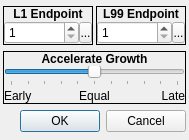
<?xml version="1.0" encoding="UTF-8"?>
<ui version="4.0">
 <class>SpecifyEndpoints</class>
 <widget class="QDialog" name="SpecifyEndpoints">
  <property name="geometry">
   <rect>
    <x>0</x>
    <y>0</y>
    <width>189</width>
    <height>140</height>
   </rect>
  </property>
  <property name="sizePolicy">
   <sizepolicy hsizetype="Fixed" vsizetype="Fixed">
    <horstretch>0</horstretch>
    <verstretch>0</verstretch>
   </sizepolicy>
  </property>
  <property name="windowTitle">
   <string>SpecifyEndpoints</string>
  </property>
  <property name="windowIcon">
   <iconset resource="gui_icons.qrc">
    <normaloff>:/icons/openrpgmaker.png</normaloff>:/icons/openrpgmaker.png</iconset>
  </property>
  <property name="styleSheet">
   <string notr="true">.QFrame
{
	border-width: 1px;
	border-style: solid;
	border-color: palette(window-text);
}

.QFrame&gt;QLabel
{
	border-width: 0px;
	background-color: palette(window-text);
	color: palette(window);
	font-weight: bold;
}

.QFrame&gt;QCheckBox
{
	background-color: palette(window-text);
	border-width: 0px;
	border-style: none;
	color: palette(window);
	spacing: 3px;
	font-weight: bold;
	padding: 0px 0px 0px 3px;
}

.QFrame&gt;QCheckBox::indicator
{
	min-width: 8px;
	max-width: 8px;
	min-height: 8px;
	max-height: 8px;
	width: 8px;
	height: 8px;
	border-width: 2px;
	border-radius: 0px;
	border-style: ridge;
	border-color: palette(mid);
}

.QFrame&gt;QCheckBox::indicator:unchecked
{
	background-color: palette(base);
}

.QFrame&gt;QCheckBox::indicator:checked
{
	background-color: palette(window-text);
}

.QFrame&gt;QCheckBox::indicator:hover
{
	border-color: palette(highlight);
}</string>
  </property>
  <layout class="QVBoxLayout" name="verticalLayout_5">
   <property name="spacing">
    <number>3</number>
   </property>
   <property name="margin">
    <number>3</number>
   </property>
   <item>
    <layout class="QHBoxLayout" name="horizontalLayout_4">
     <property name="spacing">
      <number>3</number>
     </property>
     <item>
      <widget class="QFrame" name="frame">
       <property name="sizePolicy">
        <sizepolicy hsizetype="Preferred" vsizetype="Fixed">
         <horstretch>0</horstretch>
         <verstretch>0</verstretch>
        </sizepolicy>
       </property>
       <property name="frameShape">
        <enum>QFrame::Box</enum>
       </property>
       <property name="frameShadow">
        <enum>QFrame::Plain</enum>
       </property>
       <layout class="QVBoxLayout" name="verticalLayout">
        <property name="spacing">
         <number>0</number>
        </property>
        <property name="margin">
         <number>0</number>
        </property>
        <item>
         <widget class="QLabel" name="label">
          <property name="sizePolicy">
           <sizepolicy hsizetype="Preferred" vsizetype="Fixed">
            <horstretch>0</horstretch>
            <verstretch>0</verstretch>
           </sizepolicy>
          </property>
          <property name="font">
           <font>
            <weight>75</weight>
            <bold>true</bold>
           </font>
          </property>
          <property name="text">
           <string>L1 Endpoint</string>
          </property>
          <property name="alignment">
           <set>Qt::AlignCenter</set>
          </property>
         </widget>
        </item>
        <item>
         <widget class="QWidget" name="widget" native="true">
          <layout class="QHBoxLayout" name="horizontalLayout">
           <property name="spacing">
            <number>0</number>
           </property>
           <property name="margin">
            <number>0</number>
           </property>
           <item>
            <widget class="QSpinBox" name="sbLevel1Endpoint">
             <property name="minimum">
              <number>1</number>
             </property>
            </widget>
           </item>
           <item>
            <widget class="SpinBoxSideButton" name="bLevel1EndpointSpinButton">
             <property name="minimumSize">
              <size>
               <width>13</width>
               <height>21</height>
              </size>
             </property>
             <property name="maximumSize">
              <size>
               <width>13</width>
               <height>21</height>
              </size>
             </property>
             <property name="text">
              <string>...</string>
             </property>
             <property name="icon">
              <iconset resource="gui_icons.qrc">
               <normaloff>:/icons/spinBoxSideButton.png</normaloff>:/icons/spinBoxSideButton.png</iconset>
             </property>
             <property name="iconSize">
              <size>
               <width>8</width>
               <height>16</height>
              </size>
             </property>
            </widget>
           </item>
          </layout>
         </widget>
        </item>
       </layout>
      </widget>
     </item>
     <item>
      <widget class="QFrame" name="frame_2">
       <property name="sizePolicy">
        <sizepolicy hsizetype="Preferred" vsizetype="Fixed">
         <horstretch>0</horstretch>
         <verstretch>0</verstretch>
        </sizepolicy>
       </property>
       <property name="frameShape">
        <enum>QFrame::Box</enum>
       </property>
       <property name="frameShadow">
        <enum>QFrame::Plain</enum>
       </property>
       <layout class="QVBoxLayout" name="verticalLayout_2">
        <property name="spacing">
         <number>0</number>
        </property>
        <property name="margin">
         <number>0</number>
        </property>
        <item>
         <widget class="QLabel" name="label_2">
          <property name="sizePolicy">
           <sizepolicy hsizetype="Preferred" vsizetype="Fixed">
            <horstretch>0</horstretch>
            <verstretch>0</verstretch>
           </sizepolicy>
          </property>
          <property name="font">
           <font>
            <weight>75</weight>
            <bold>true</bold>
           </font>
          </property>
          <property name="text">
           <string>L99 Endpoint</string>
          </property>
          <property name="alignment">
           <set>Qt::AlignCenter</set>
          </property>
         </widget>
        </item>
        <item>
         <widget class="QWidget" name="widget_2" native="true">
          <layout class="QHBoxLayout" name="horizontalLayout_2">
           <property name="spacing">
            <number>0</number>
           </property>
           <property name="margin">
            <number>0</number>
           </property>
           <item>
            <widget class="QSpinBox" name="sbLevel99Endpoint">
             <property name="minimum">
              <number>1</number>
             </property>
            </widget>
           </item>
           <item>
            <widget class="SpinBoxSideButton" name="bLevel99EndpointSpinButton">
             <property name="minimumSize">
              <size>
               <width>13</width>
               <height>21</height>
              </size>
             </property>
             <property name="maximumSize">
              <size>
               <width>13</width>
               <height>21</height>
              </size>
             </property>
             <property name="text">
              <string>...</string>
             </property>
             <property name="icon">
              <iconset resource="gui_icons.qrc">
               <normaloff>:/icons/spinBoxSideButton.png</normaloff>:/icons/spinBoxSideButton.png</iconset>
             </property>
             <property name="iconSize">
              <size>
               <width>8</width>
               <height>16</height>
              </size>
             </property>
            </widget>
           </item>
          </layout>
         </widget>
        </item>
       </layout>
      </widget>
     </item>
    </layout>
   </item>
   <item>
    <widget class="QFrame" name="frame_3">
     <property name="sizePolicy">
      <sizepolicy hsizetype="Preferred" vsizetype="Fixed">
       <horstretch>0</horstretch>
       <verstretch>0</verstretch>
      </sizepolicy>
     </property>
     <property name="frameShape">
      <enum>QFrame::Box</enum>
     </property>
     <property name="frameShadow">
      <enum>QFrame::Plain</enum>
     </property>
     <layout class="QVBoxLayout" name="verticalLayout_4">
      <property name="spacing">
       <number>0</number>
      </property>
      <property name="margin">
       <number>0</number>
      </property>
      <item>
       <widget class="QLabel" name="label_3">
        <property name="sizePolicy">
         <sizepolicy hsizetype="Preferred" vsizetype="Fixed">
          <horstretch>0</horstretch>
          <verstretch>0</verstretch>
         </sizepolicy>
        </property>
        <property name="font">
         <font>
          <weight>75</weight>
          <bold>true</bold>
         </font>
        </property>
        <property name="text">
         <string>Accelerate Growth</string>
        </property>
        <property name="alignment">
         <set>Qt::AlignCenter</set>
        </property>
       </widget>
      </item>
      <item>
       <widget class="QWidget" name="widget_3" native="true">
        <layout class="QVBoxLayout" name="verticalLayout_3">
         <property name="spacing">
          <number>3</number>
         </property>
         <property name="margin">
          <number>0</number>
         </property>
         <item>
          <widget class="QSlider" name="sldrAccelerateGrowth">
           <property name="minimum">
            <number>0</number>
           </property>
           <property name="maximum">
            <number>10</number>
           </property>
           <property name="pageStep">
            <number>5</number>
           </property>
           <property name="value">
            <number>5</number>
           </property>
           <property name="orientation">
            <enum>Qt::Horizontal</enum>
           </property>
           <property name="tickPosition">
            <enum>QSlider::TicksBelow</enum>
           </property>
           <property name="tickInterval">
            <number>1</number>
           </property>
          </widget>
         </item>
         <item>
          <layout class="QHBoxLayout" name="horizontalLayout_3">
           <item>
            <widget class="QLabel" name="label_4">
             <property name="text">
              <string>Early</string>
             </property>
            </widget>
           </item>
           <item>
            <widget class="QLabel" name="label_5">
             <property name="text">
              <string>Equal</string>
             </property>
             <property name="alignment">
              <set>Qt::AlignCenter</set>
             </property>
            </widget>
           </item>
           <item>
            <widget class="QLabel" name="label_6">
             <property name="text">
              <string>Late</string>
             </property>
             <property name="alignment">
              <set>Qt::AlignRight|Qt::AlignTrailing|Qt::AlignVCenter</set>
             </property>
            </widget>
           </item>
          </layout>
         </item>
        </layout>
       </widget>
      </item>
     </layout>
    </widget>
   </item>
   <item>
    <widget class="QDialogButtonBox" name="buttonBox">
     <property name="orientation">
      <enum>Qt::Horizontal</enum>
     </property>
     <property name="standardButtons">
      <set>QDialogButtonBox::Cancel|QDialogButtonBox::Ok</set>
     </property>
    </widget>
   </item>
  </layout>
 </widget>
 <customwidgets>
  <customwidget>
   <class>SpinBoxSideButton</class>
   <extends>QToolButton</extends>
   <header>spinboxsidebutton.h</header>
  </customwidget>
 </customwidgets>
 <resources>
  <include location="gui_icons.qrc"/>
 </resources>
 <connections>
  <connection>
   <sender>buttonBox</sender>
   <signal>accepted()</signal>
   <receiver>SpecifyEndpoints</receiver>
   <slot>accept()</slot>
   <hints>
    <hint type="sourcelabel">
     <x>248</x>
     <y>254</y>
    </hint>
    <hint type="destinationlabel">
     <x>157</x>
     <y>274</y>
    </hint>
   </hints>
  </connection>
  <connection>
   <sender>buttonBox</sender>
   <signal>rejected()</signal>
   <receiver>SpecifyEndpoints</receiver>
   <slot>reject()</slot>
   <hints>
    <hint type="sourcelabel">
     <x>316</x>
     <y>260</y>
    </hint>
    <hint type="destinationlabel">
     <x>286</x>
     <y>274</y>
    </hint>
   </hints>
  </connection>
 </connections>
</ui>
